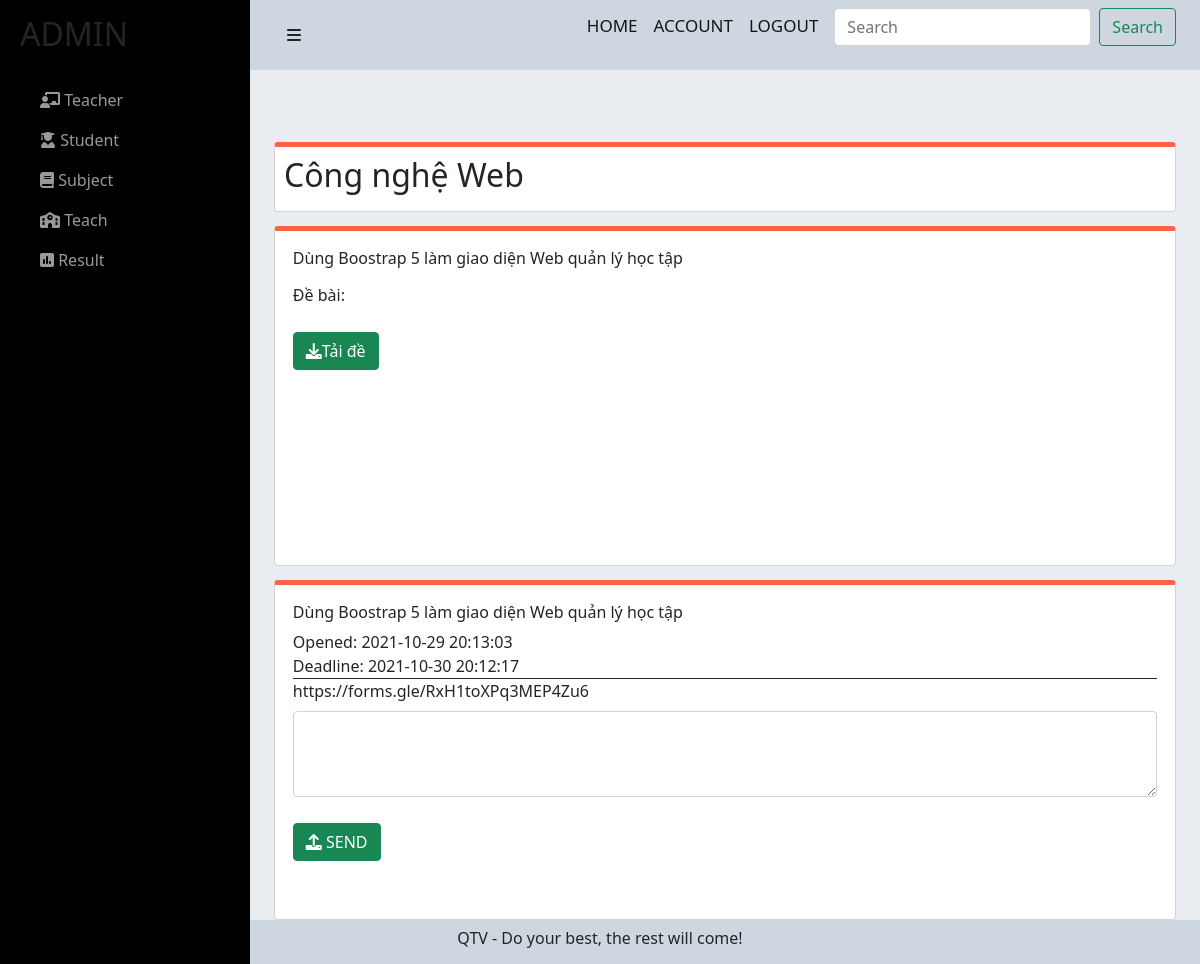
Before: /admin/student/view-exercise.php?idBTVN=2&&idMH=1 (signed in) with the older database file.
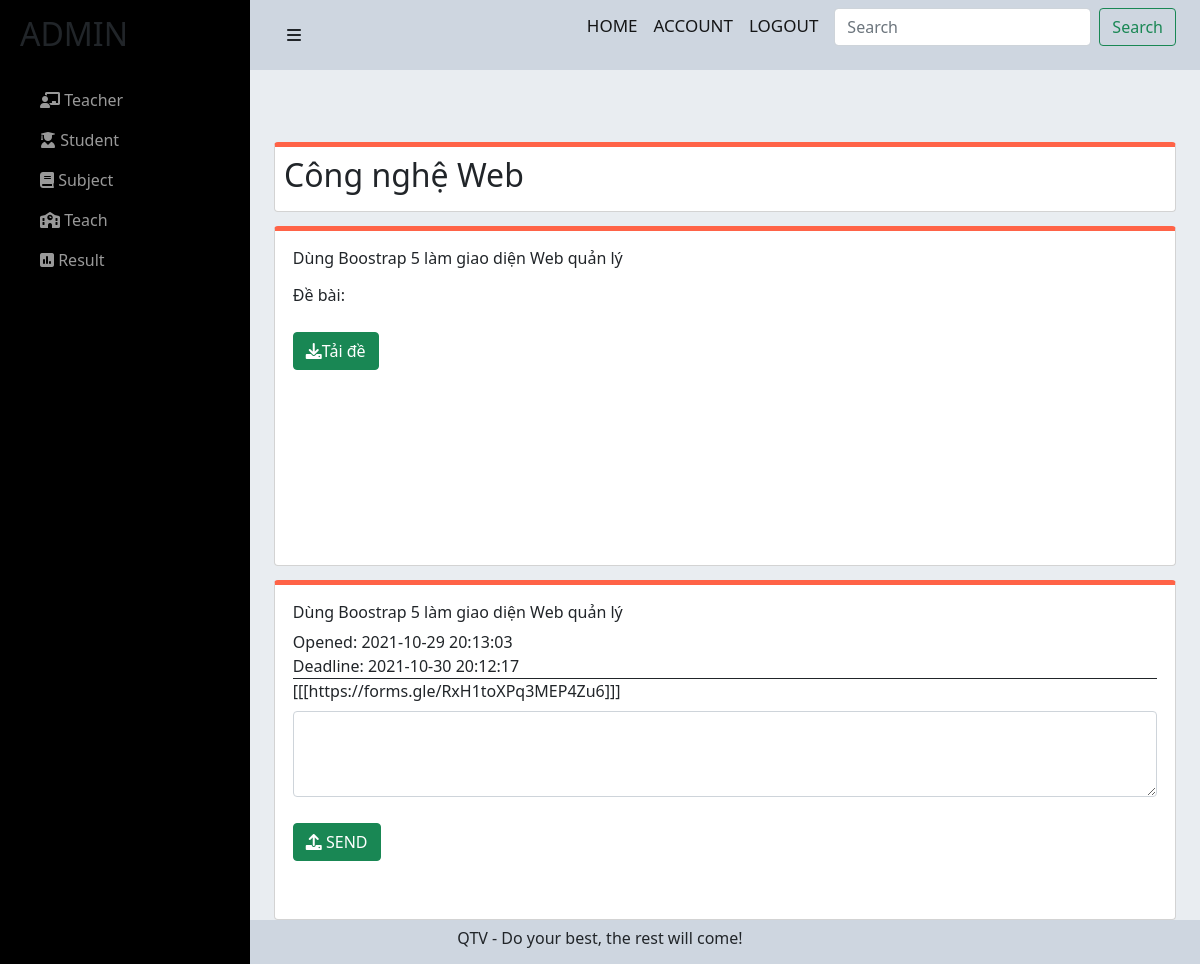
After: the same page with the newer database file.
### tables this page shows
CREATE TABLE `btvn` (
  `idBTVN` int(11) NOT NULL,
  `nameBTVN` varchar(255) NOT NULL,
  `formatBTVN` varchar(255) NOT NULL,
  `openedBTVN` datetime NOT NULL DEFAULT current_timestamp(),
  `deadlineBTVN` datetime NOT NULL,
  `note` varchar(255) NOT NULL,
  `filename` varchar(255) NOT NULL,
  `idMH` int(11) NOT NULL
);

### admin/student/view-exercise.php (the view, shortened to what the changed rows need)
<?php include('../../config/config.php');
?>
<link href="https://cdn.jsdelivr.net/npm/bootstrap@5.0.2/dist/css/bootstrap.min.css" rel="stylesheet">
<link rel="stylesheet" href="https://cdnjs.cloudflare.com/ajax/libs/font-awesome/6.0.0-beta2/css/all.min.css" />
<link rel="stylesheet" href="../../css/view-exercise-admin.css">
<?php
if (isset($_GET['idBTVN'], $_GET['idMH'])) {
    $idBTVN = $_GET['idBTVN'];
    $idMH = $_GET['idMH'];
    $sql1 = "SELECT * FROM monhoc where idMH = $idMH";
    $res1 = mysqli_query($conn, $sql1);
    $row1 = mysqli_fetch_assoc($res1);
    $nameMH = $row1['nameMH'];
}
?>
<div id="wrapper">
    <div id="sidebar-wrapper">
        <ul class="sidebar-nav">
            <li class="sidebar-brand">
                <h2>ADMIN</h2>
            </li>
        </ul>
    </div>
    <div id="page-content-wrapper">
        <div class="container-fluid">
            <div class="row">
                <div class="col-lg-12">
                    <div class="main-content">
                        <div class="container">
                            <br>
                            <br><br>
                            <div class="tittle-mh">
                                <h2><?php echo $nameMH ?></h2>
                            </div>
                            <?php
                            $sql3 = "SELECT * FROM btvn WHERE idMH = '$idMH' AND idBTVN = '$idBTVN'";
                            $res3 = mysqli_query($conn, $sql3);
                            while ($row3 = mysqli_fetch_assoc($res3)) { ?>
                                <div class="title-btvn">
                                    <div class="name-btvn row">
                                        <div class="content-btvn col">
                                            <h6><?php echo $row3['nameBTVN'] ?></h6>
                                            <label for="empEmail" class="col-sm-3 col-form-label">Đề bài:</label>
                                            <div class="form-group">
                                                <a href="download-exercise.php?file=<?php echo $row3['filename'] ?>"> <button class="btn btn-success text-white me-2"><i class="fas fa-download"></i>Tải đề</button></a><br>
                                            </div>
                                        </div>
                                    </div>
                                    <div class="name-btvn row">
                                        <div class="content-btvn col">
                                            <h6><?php echo $row3['nameBTVN'] ?></h6>
                                            <p><span style="font-weight: 500;">Opened: </span><?php echo $row3['openedBTVN'] ?></p>
                                            <p style="border-bottom: 1px solid;"><span style="font-weight: 500;">Deadline: </span><?php echo $row3['deadlineBTVN'] ?></p>
                                            <p class="note"><?php echo $row3['note'] ?></p>
                                            <div class="mb-3">
                                                <textarea class="form-control" id="exampleFormControlTextarea1" rows="3"></textarea>
                                            </div>
                                            <a href="#"><button type="button" class="btn btn-success text-white me-2"><i class="fas fa-upload"></i> SEND</button></a>
                                        </div>
                                    </div>
                                </div>
                            <?php
                            }
                            ?>
                        </div>
                    </div>
                </div>
            </div>
        </div>
    </div>
</div>

Changed rows visible on the page:
changed btvn: nameBTVN "Dùng Boostrap 5 làm giao diện Web quản lý học tập" → "Dùng Boostrap 5 làm giao diện Web quản lý"; note "https://forms.gle/RxH1toXPq3MEP4Zu6" → "[[[https://forms.gle/RxH1toXPq3MEP4Zu6]]]"
